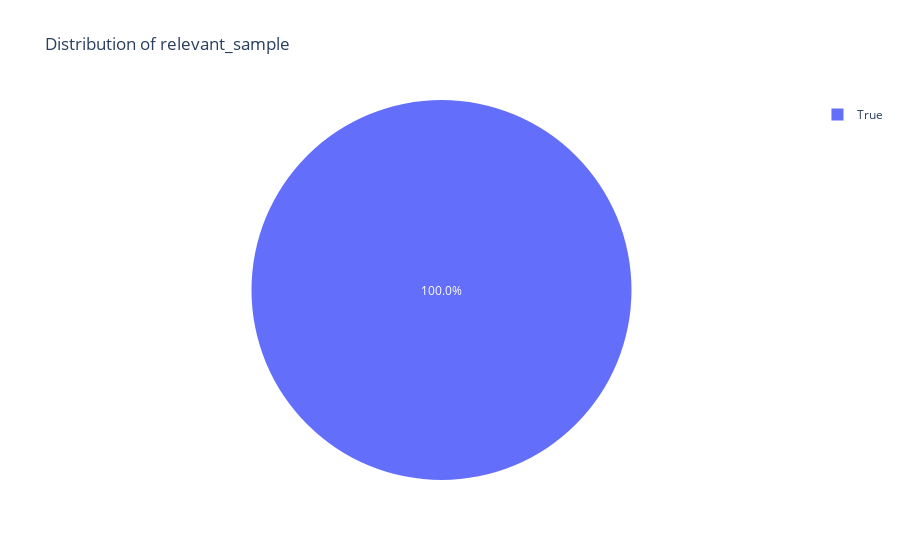
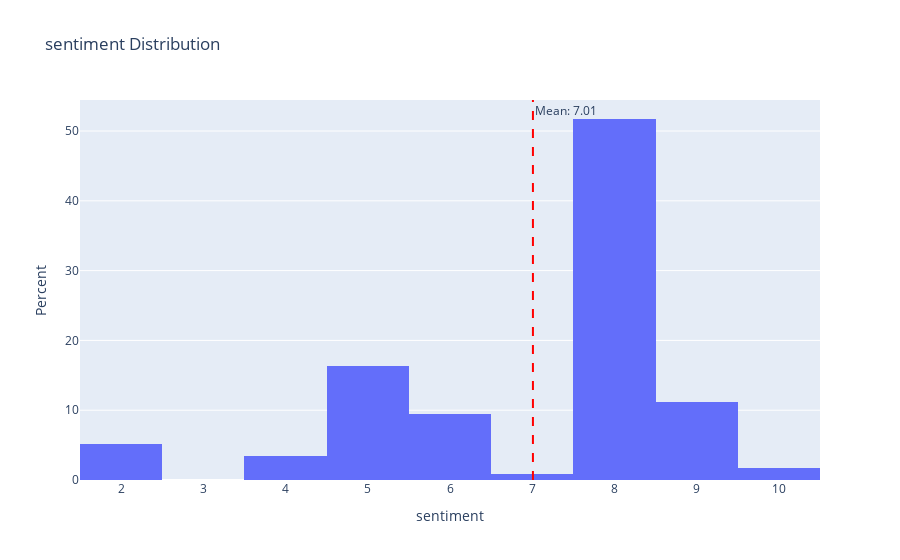
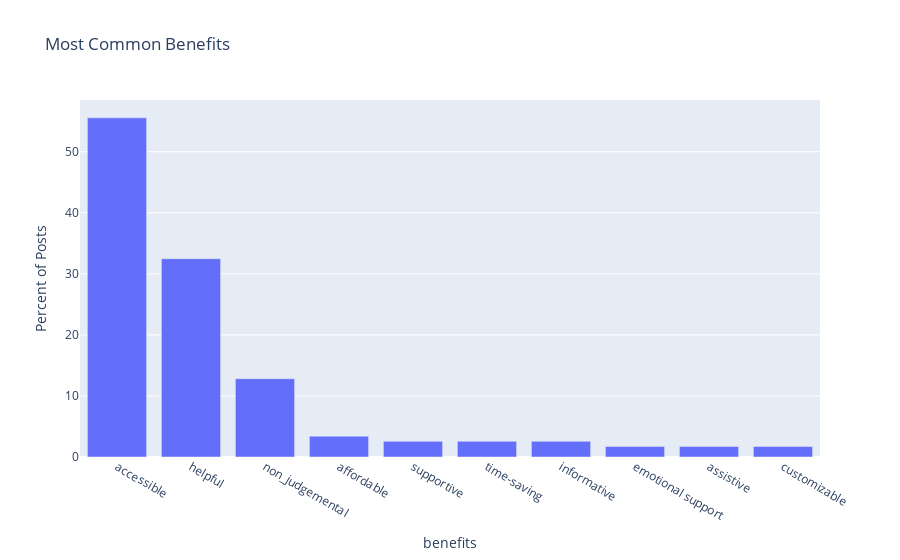
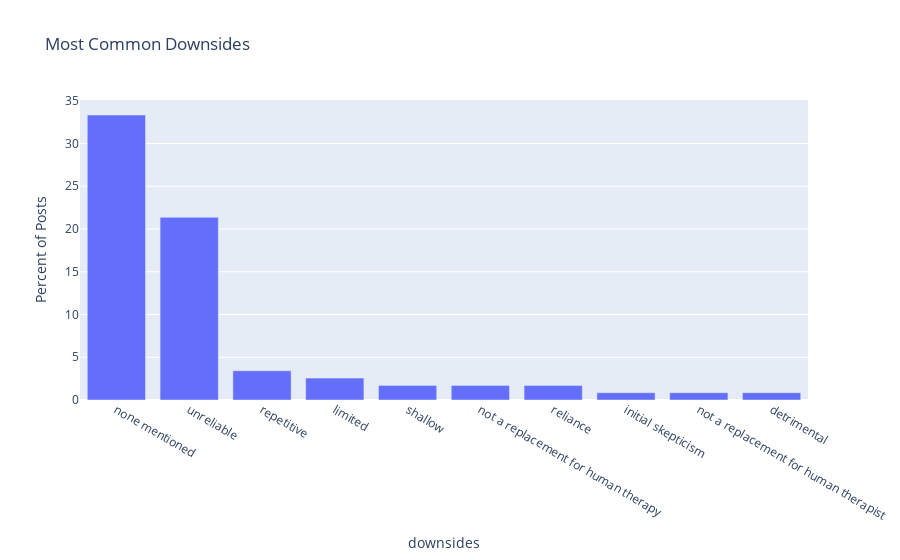

The notebook cell these images were saved under, in order:
### Code cell
reload(visualizer)
viz = visualizer.Visualization(samples, FIELDS)
viz.plot_all_fields(show_examples=True)
viz.show_samples(n=3, extra_fields=['sentiment','use_cases'])
viz.plot_by_time('created_utc', "Posts Over Time")
viz.plot_group_comparison('subreddit', 'sentiment', agg='mean')
viz.plot_correlation(['sentiment'])

### Figure 1 — Plotly figure (JSON) as saved in the notebook; plotly's stock layout.template omitted (floating-point values rounded to 4 significant figures)
{"data": [{"domain": {"x": [0, 1], "y": [0, 1]}, "hovertemplate": "label=%{label}<br>value=%{value}<extra></extra>", "labels": ["True"], "legendgroup": "", "name": "", "showlegend": true, "texttemplate": "%{value:.1f}%", "type": "pie", "values": [100]}], "layout": {"legend": {"tracegroupgap": 0}, "title": {"text": "Distribution of relevant_sample"}}}

### Figure 2 — Plotly figure (JSON) as saved in the notebook; plotly's stock layout.template omitted (floating-point values rounded to 4 significant figures)
{"data": [{"alignmentgroup": "True", "bingroup": "x", "histnorm": "percent", "hovertemplate": "sentiment=%{x}<br>count=%{y}<extra></extra>", "legendgroup": "", "marker": {"color": "#636efa", "pattern": {"shape": ""}}, "name": "", "nbinsx": 10, "offsetgroup": "", "orientation": "v", "showlegend": false, "type": "histogram", "x": [10, 9, 9, 4, 4, 8, 9, 8, 8, 8, 10, 8, 4, 9, 9, 8, 9, 8, 8, 9, 8, 8, 9, 8, 8, 8, 8, 8, 8, 8, 8, 8, 8, 9, 8, 9, 6, 8, 8, 8, 8, 8, 2, 8, 9, 7, 8, 8, 8, 8, 8, 8, 8, 5, 6, 6, 5, 8, 6, 8, 5, 8, 9, 8, 4, 8, 2, 8, 5, 6, 8, 2, 8, 5, 8, 8, 5, 8, 8, 8, 6, 5, 6, 8, 8, 8, 6, 8, 5, 8, 8, 5, 5, 6, 8, 6, 5, 6, 5, 5, 8, 5, 8, 2, 8, 2, 5, 2, 8, 8, 5, 8, 9, 5, 5, 5], "xaxis": "x", "yaxis": "y"}], "layout": {"annotations": [{"showarrow": false, "text": "Mean: 7.01", "x": 7.009, "xanchor": "left", "xref": "x", "y": 1, "yanchor": "top", "yref": "y domain"}], "barmode": "relative", "legend": {"tracegroupgap": 0}, "shapes": [{"line": {"color": "red", "dash": "dash"}, "type": "line", "x0": 7.009, "x1": 7.009, "xref": "x", "y0": 0, "y1": 1, "yref": "y domain"}], "title": {"text": "sentiment Distribution"}, "xaxis": {"anchor": "y", "domain": [0, 1], "title": {"text": "sentiment"}}, "yaxis": {"anchor": "x", "domain": [0, 1], "title": {"text": "Percent"}}}}

### Figure 3 — Plotly figure (JSON) as saved in the notebook; plotly's stock layout.template omitted (floating-point values rounded to 4 significant figures)
{"data": [{"alignmentgroup": "True", "hovertemplate": "benefits=%{x}<br>percent=%{y}<extra></extra>", "legendgroup": "", "marker": {"color": "#636efa", "pattern": {"shape": ""}}, "name": "", "offsetgroup": "", "orientation": "v", "showlegend": false, "textposition": "auto", "type": "bar", "x": ["accessible", "helpful", "non_judgemental", "affordable", "supportive", "time-saving", "informative", "emotional support", "assistive", "customizable"], "xaxis": "x", "y": [55.56, 32.48, 12.82, 3.419, 2.564, 2.564, 2.564, 1.709, 1.709, 1.709], "yaxis": "y"}], "layout": {"barmode": "relative", "legend": {"tracegroupgap": 0}, "title": {"text": "Most Common Benefits"}, "xaxis": {"anchor": "y", "domain": [0, 1], "title": {"text": "benefits"}}, "yaxis": {"anchor": "x", "domain": [0, 1], "title": {"text": "Percent of Posts"}}}}

### Figure 4 — Plotly figure (JSON) as saved in the notebook; plotly's stock layout.template omitted (floating-point values rounded to 4 significant figures)
{"data": [{"alignmentgroup": "True", "hovertemplate": "downsides=%{x}<br>percent=%{y}<extra></extra>", "legendgroup": "", "marker": {"color": "#636efa", "pattern": {"shape": ""}}, "name": "", "offsetgroup": "", "orientation": "v", "showlegend": false, "textposition": "auto", "type": "bar", "x": ["none mentioned", "unreliable", "repetitive", "limited", "shallow", "not a replacement for human therapy", "reliance", "initial skepticism", "not a replacement for human therapist", "detrimental"], "xaxis": "x", "y": [33.33, 21.37, 3.419, 2.564, 1.709, 1.709, 1.709, 0.8547, 0.8547, 0.8547], "yaxis": "y"}], "layout": {"barmode": "relative", "legend": {"tracegroupgap": 0}, "title": {"text": "Most Common Downsides"}, "xaxis": {"anchor": "y", "domain": [0, 1], "title": {"text": "downsides"}}, "yaxis": {"anchor": "x", "domain": [0, 1], "title": {"text": "Percent of Posts"}}}}
